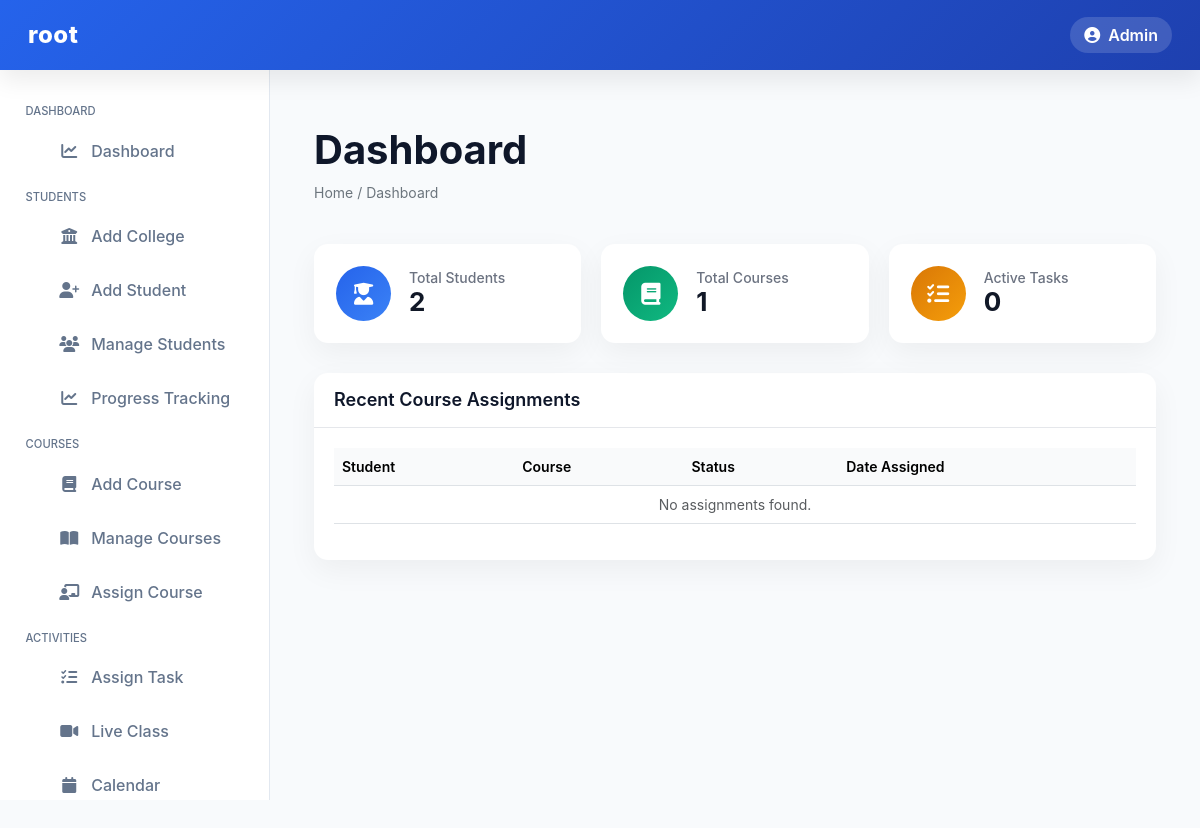
/admin_panel/dashboard/ (signed in), run on an earlier commit of the app's database.
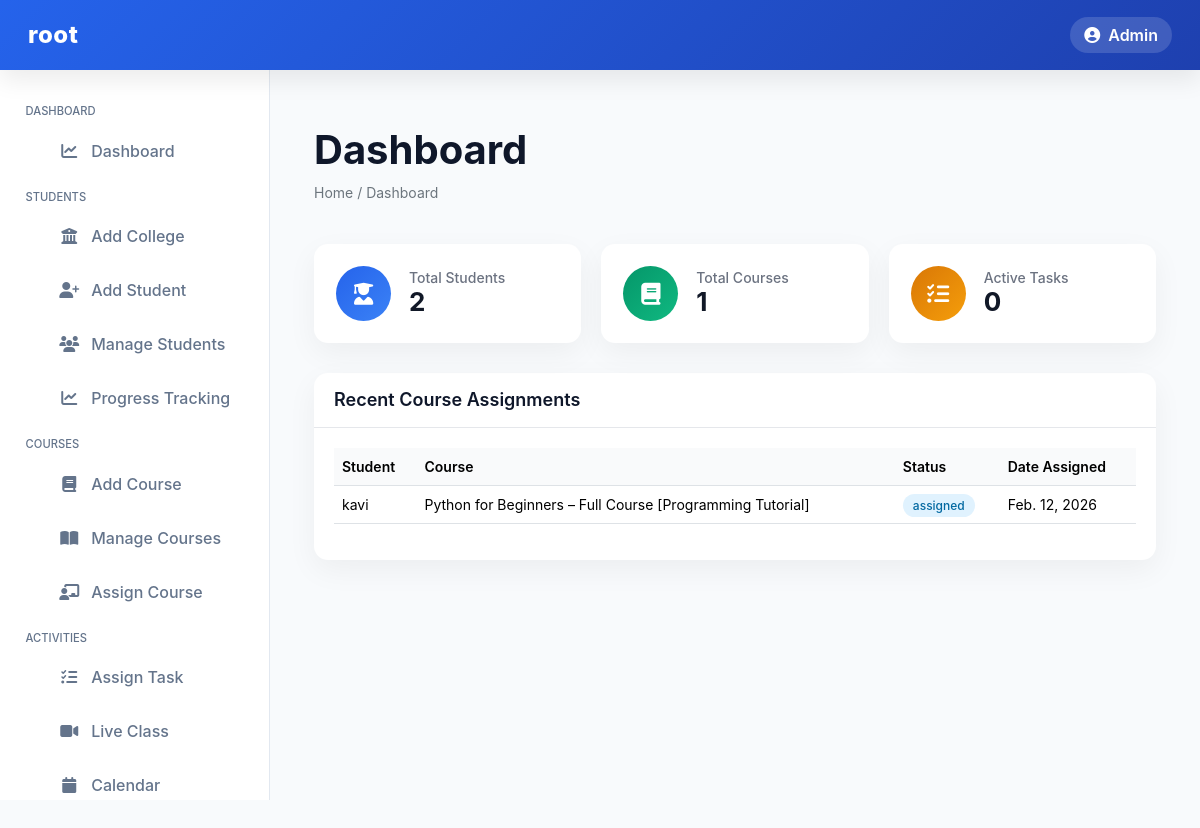
And on a later commit of the database.
### admin_panel/models.py (models this page shows, shortened)
class CourseAssignment(models.Model):
    student = models.ForeignKey(Student, on_delete=models.CASCADE)
    course = models.ForeignKey(Course, on_delete=models.CASCADE)
    date_assigned = models.DateField(auto_now_add=True)
    status = models.CharField(max_length=10, default="assigned")
    class Meta:
        unique_together = ("student", "course")

class Student(models.Model):
    name = models.CharField(max_length=100)
    email = models.EmailField(unique=True)
    roll = models.CharField(max_length=20, unique=True, db_index=True)
    phone = models.CharField(max_length=15, blank=True)
    address = models.TextField(blank=True)
    college = models.ForeignKey(College, on_delete=models.CASCADE, related_name="students")
    mode = models.CharField(
        max_length=10,
        choices=[("online", "Online"), ("offline", "Offline")],
        default="offline",
    )
    status = models.CharField(max_length=10, default="active")

class Course(models.Model):
    name = models.CharField(max_length=100)
    code = models.CharField(max_length=20, unique=True, db_index=True)
    description = models.TextField(blank=True)
    thumbnail = models.ImageField(upload_to="course_thumbnails/", blank=True, null=True)

### admin_panel/views.py (the view)
# urls.py: path('dashboard/', views.admin_dashboard, name='admin_dashboard'),
def admin_dashboard(request):
    if not request.session.get("admin_logged_in"):
        return redirect("admin_login")
    try:
        student_count = Student.objects.count()
    except Exception:
        student_count = 0
    try:
        course_count = Course.objects.count()
    except Exception:
        course_count = 0
    try:
        task_count = Task.objects.filter(
            status__in=["pending", "in_progress"]
        ).count()
    except Exception:
        task_count = 0
    try:
        assignments = list(
            CourseAssignment.objects
            .select_related("student", "course")
            .order_by("-date_assigned")[:5]
        )
    except Exception:
        assignments = []   # ← SAFE EMPTY LIST
    context = {
        "student_count": student_count,
        "course_count": course_count,
        "task_count": task_count,
        "assignments": assignments,
        "admin_name": request.session.get("admin_username"),
    }
    return render(request, "admin_panel/partials/dashboard.html", context)

### admin_panel/templates/admin_panel/partials/dashboard.html (shortened to what this page needs)
{% extends "admin_panel/base.html" %}
{% load static %}
{% block container %}
<div class="container my-4">
  <div class="dashboard-header">
    <div>
      <h1>Dashboard</h1>
      <div class="breadcrumb">Home / Dashboard</div>
    </div>
  </div>
  <div class="stats-grid">
    <div class="stat-card">
      <div class="stat-icon icon-student">
        <i class="fas fa-user-graduate"></i>
      </div>
      <div class="stat-info">
        <h4>Total Students</h4>
        <h2>{{ student_count }}</h2>
      </div>
    </div>
    <div class="stat-card">
      <div class="stat-icon icon-course">
        <i class="fas fa-book"></i>
      </div>
      <div class="stat-info">
        <h4>Total Courses</h4>
        <h2>{{ course_count }}</h2>
      </div>
    </div>
    <div class="stat-card">
      <div class="stat-icon icon-task">
        <i class="fas fa-tasks"></i>
      </div>
      <div class="stat-info">
        <h4>Active Tasks</h4>
        <h2>{{ task_count }}</h2>
      </div>
    </div>
  </div>
  <div class="card-box">
    <div class="card-box-header">
      <h3>Recent Course Assignments</h3>
    </div>
    <div class="card-box-body">
      <div class="table-responsive">
        <table class="table align-middle">
          <thead>
            <tr>
              <th>Student</th>
              <th>Course</th>
              <th>Status</th>
              <th>Date Assigned</th>
            </tr>
          </thead>
          <tbody>
            {% if assignments %}
              {% for assignment in assignments %}
              <tr>
                <td>{{ assignment.student.name }}</td>
                <td>{{ assignment.course.name }}</td>
                <td>
                  <span class="status-badge status-assigned">
                    {{ assignment.status|default:"Assigned" }}
                  </span>
                </td>
                <td>{{ assignment.date_assigned }}</td>
              </tr>
              {% endfor %}
            {% else %}
              <tr>
                <td colspan="4" class="text-center text-muted">
                  No assignments found.
                </td>
              </tr>
            {% endif %}
          </tbody>
        </table>
      </div>
    </div>
  </div>
</div>
{% endblock %}

### admin_panel/templates/admin_panel/base.html (shortened to what this page needs)
{% load static %}
<!DOCTYPE html>
<html lang="en">
<head>
<link rel="stylesheet" href="https://cdnjs.cloudflare.com/ajax/libs/font-awesome/6.5.1/css/all.min.css"/>
<link href="https://cdn.jsdelivr.net/npm/bootstrap@5.3.2/dist/css/bootstrap.min.css" rel="stylesheet">
</head>
<body>
<header class="topbar">
  <div class="brand">{{ admin_name }}</div>
  <div class="topbar-right">
    <div class="user-chip">
      <i class="fas fa-user-circle"></i>
      Admin
    </div>
  </div>
</header>
<aside class="sidebar">
  <h6>Dashboard</h6>
  <ul>
    <li><a href="{% url 'admin_dashboard' %}" class="{% if request.resolver_match.url_name == 'dashboard' %}active{% endif %}">
      <i class="fas fa-chart-line"></i> Dashboard</a></li>
  </ul>
  <h6>Students</h6>
  <ul>
    <li><a href="{% url 'add_college' %}" class="{% if request.resolver_match.url_name == 'add_college' %}active{% endif %}">
      <i class="fas fa-university"></i> Add College</a></li>
    <li><a href="{% url 'add_student' %}" class="{% if request.resolver_match.url_name == 'add_student' %}active{% endif %}">
      <i class="fas fa-user-plus"></i> Add Student</a></li>
    <li><a href="{% url 'manage_students' %}" class="{% if request.resolver_match.url_name == 'manage_students' %}active{% endif %}">
      <i class="fas fa-users"></i> Manage Students</a></li>
    <li><a href="{% url 'progress_tracking_view' %}" class="{% if request.resolver_match.url_name == 'progress_tracking_view' %}active{% endif %}">
      <i class="fas fa-chart-line"></i> Progress Tracking</a></li>
  </ul>
  <h6>Courses</h6>
  <ul>
    <li><a href="{% url 'add_course' %}" class="{% if request.resolver_match.url_name == 'add_course' %}active{% endif %}">
      <i class="fas fa-book"></i> Add Course</a></li>
    <li><a href="{% url 'manage_courses' %}" class="{% if request.resolver_match.url_name == 'manage_courses' %}active{% endif %}">
      <i class="fas fa-book-open"></i> Manage Courses</a></li>
    <li><a href="{% url 'assign_course' %}" class="{% if request.resolver_match.url_name == 'assign_course' %}active{% endif %}">
      <i class="fas fa-chalkboard-teacher"></i> Assign Course</a></li>
  </ul>
  <h6>Activities</h6>
  <ul>
    <li><a href="{% url 'assign_task' %}" class="{% if request.resolver_match.url_name == 'assign_task' %}active{% endif %}">
      <i class="fas fa-tasks"></i> Assign Task</a></li>
    <li><a href="{% url 'live_class' %}" class="{% if request.resolver_match.url_name == 'live_class' %}active{% endif %}">
      <i class="fas fa-video"></i> Live Class</a></li>
    <li><a href="{% url 'schedule_event' %}" class="{% if request.resolver_match.url_name == 'schedule_event' %}active{% endif %}">
      <i class="fas fa-calendar"></i> Calendar</a></li>
  </ul>
</aside>
<main class="main-content">
  {% block container %}{% endblock %}
</main>
</body>
</html>

### admin_panel/templates/admin_panel/base.html (style rules this page uses)
:root { --primary:#2563eb; --primary-dark:#1e40af; --bg:#f8fafc; --card:#ffffff; --text:#0f172a; --muted:#64748b; --border:#e2e8f0; --sidebar:#ffffff; --shadow:0 10px 25px rgba(0,0,0,.08); }
* { margin:0;padding:0;box-sizing:border-box }
body { font-family:Inter,system-ui,sans-serif; background:var(--bg); color:var(--text); min-height:100vh; }
.topbar { height:70px; background:linear-gradient(135deg,var(--primary),var(--primary-dark)); color:#fff; display:flex; align-items:center; justify-content:space-between; padding:0 1.75rem; position:fixed; inset:0 0 auto 0; z-index:1000; box-shadow:var(--shadow); }
.topbar .brand { font-size:1.5rem; font-weight:800; letter-spacing:.5px; }
.topbar-right { display:flex; align-items:center; gap:14px; }
.user-chip { display:flex; align-items:center; gap:8px; padding:6px 14px; border-radius:999px; background:rgba(255,255,255,.15); font-weight:600; }
.sidebar { position:fixed; top:70px; left:0; width:270px; height:calc(100vh - 70px); background:var(--sidebar); border-right:1px solid var(--border); padding:1.2rem .8rem; overflow-y:auto; }
.sidebar h6 { font-size:.7rem; text-transform:uppercase; color:var(--muted); padding:0 .8rem; margin:1rem 0 .5rem; }
.sidebar ul { list-style:none }
.sidebar li { margin-bottom:6px }
.sidebar a { display:flex; align-items:center; gap:12px; padding:.75rem .9rem; border-radius:10px; text-decoration:none; color:var(--muted); font-weight:500; transition:.25s; }
.sidebar a i { width:20px;text-align:center }
.main-content { margin-left:270px; margin-top:70px; padding:2rem; }

### admin_panel/templates/admin_panel/partials/dashboard.html (style rules this page uses)
.dashboard-header { display: flex; justify-content: space-between; align-items: center; margin-bottom: 25px; }
.dashboard-header h1 { font-weight: 700; }
.breadcrumb { font-size: 14px; color: #6c757d; }
.stats-grid { display: grid; grid-template-columns: repeat(auto-fit, minmax(220px, 1fr)); gap: 20px; margin-bottom: 30px; }
.stat-card { background: #ffffff; border-radius: 14px; padding: 22px; display: flex; align-items: center; gap: 18px; box-shadow: 0 10px 30px rgba(0,0,0,0.05); transition: transform 0.2s ease; }
.stat-icon { width: 55px; height: 55px; border-radius: 50%; display: flex; align-items: center; justify-content: center; font-size: 22px; color: #fff; }
.icon-student { background: linear-gradient(135deg, #2563eb, #3b82f6); }
.icon-course { background: linear-gradient(135deg, #059669, #10b981); }
.icon-task { background: linear-gradient(135deg, #d97706, #f59e0b); }
.stat-info h4 { margin: 0; font-size: 14px; color: #6b7280; }
.stat-info h2 { margin: 0; font-weight: 700; font-size: 26px; color: #111827; }
.card-box { background: #ffffff; border-radius: 14px; box-shadow: 0 10px 30px rgba(0,0,0,0.05); }
.card-box-header { padding: 16px 20px; border-bottom: 1px solid #e5e7eb; }
.card-box-header h3 { margin: 0; font-size: 18px; font-weight: 600; }
.card-box-body { padding: 20px; }
.table thead th { background: #f9fafb; font-size: 14px; font-weight: 600; }
.table tbody td { font-size: 14px; }
.status-badge { padding: 4px 10px; border-radius: 20px; font-size: 12px; font-weight: 500; }
.status-assigned { background: #e0f2fe; color: #0369a1; }

What changed in the data, as far as the page shows it:
added CourseAssignment: student.name "kavi", course.name "Python for Beginners – Full Course [Programming Tutorial]", status "assigned", date_assigned "Feb. 12, 2026"
Also different on the page:
text no longer shown: "No assignments found."
